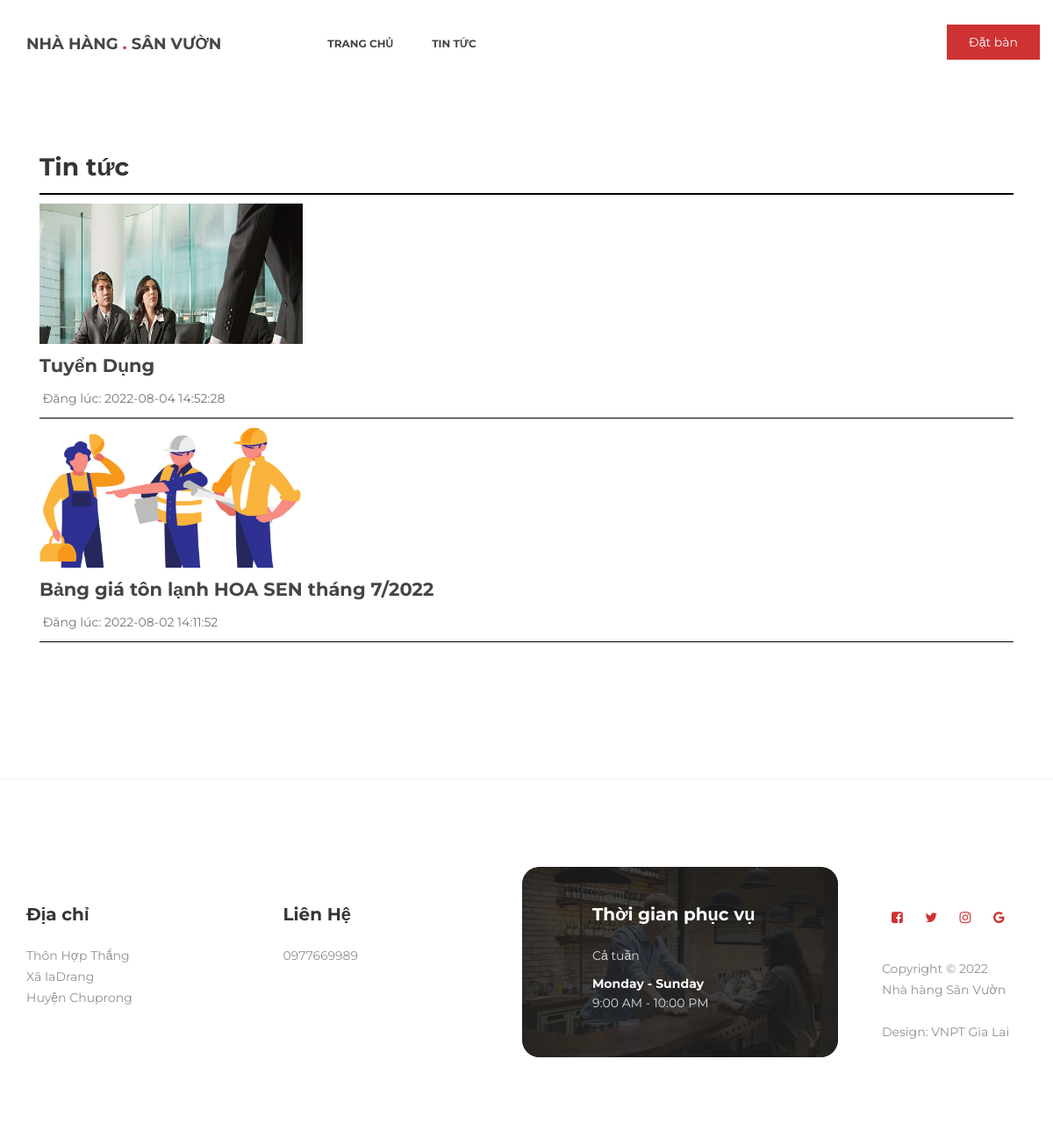
Before: /tin-tuc with the older database file.
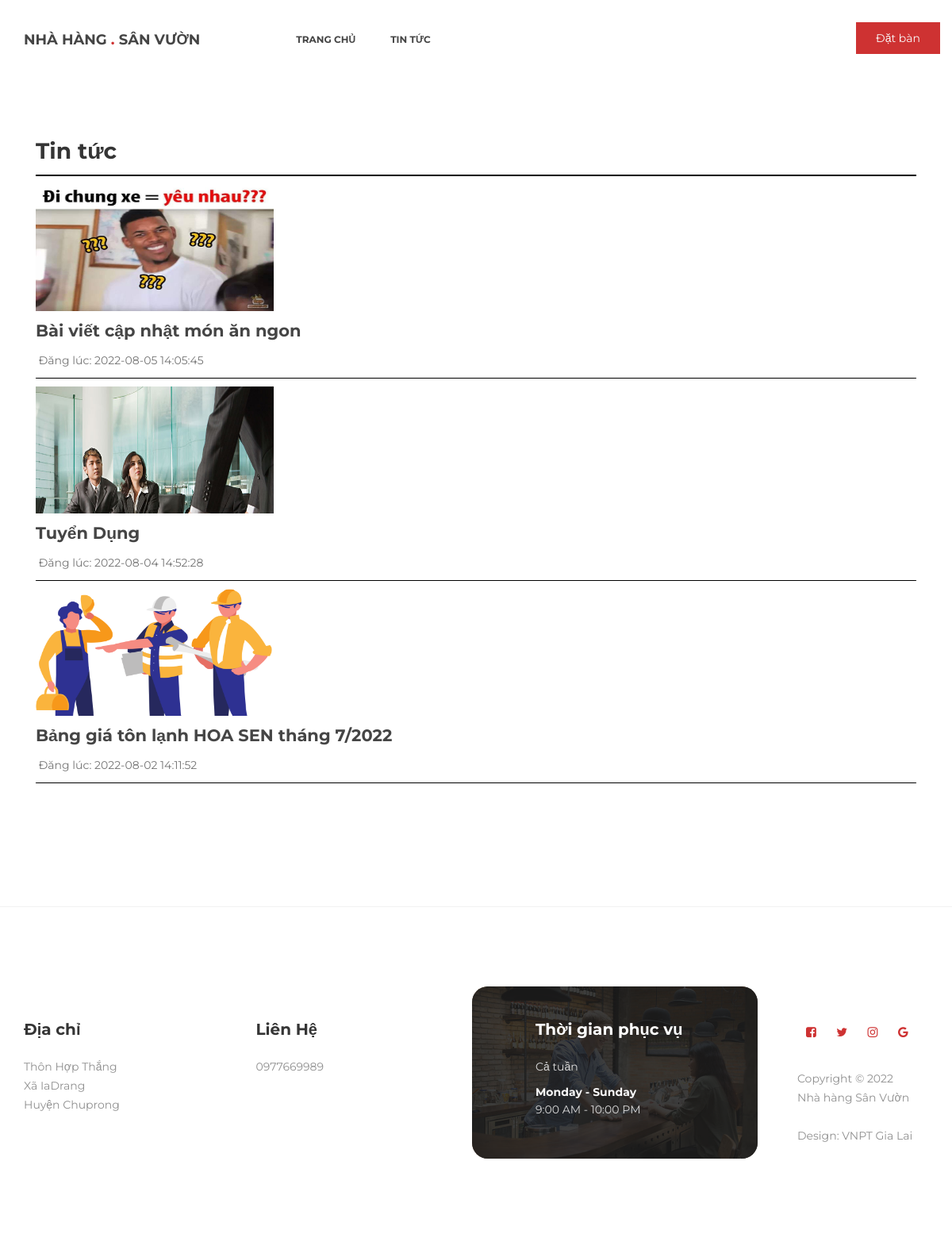
After: the same page with the newer database file.
### tables this page shows
CREATE TABLE `db_content` (
  `id` int(11) NOT NULL,
  `title` varchar(255) NOT NULL,
  `alias` varchar(255) NOT NULL,
  `introtext` mediumtext NOT NULL,
  `fulltext` mediumtext NOT NULL,
  `img` varchar(255) NOT NULL,
  `created` datetime NOT NULL,
  `created_by` varchar(50) NOT NULL,
  `modified` datetime NOT NULL,
  `modified_by` varchar(50) NOT NULL,
  `trash` int(1) NOT NULL DEFAULT 1,
  `status` int(1) NOT NULL DEFAULT 1
);

### application/controllers/Tintuc.php (called while the page is built, shortened)
<?php
class Tintuc extends CI_Controller {
    function __construct() {
        $this->load->model('frontend/Mproduct');
        $this->load->model('frontend/Mcategory');
        $this->load->model('frontend/Mcontent');
        $this->data['com']='tintuc';
    }
	public function index(){
		$this->load->library('phantrang');
		$limit=10;
		$current=$this->phantrang->PageCurrent();
		$first=$this->phantrang->PageFirst($limit, $current);
		$total=$this->Mcontent->content_count();
		$this->data['strphantrang']=$this->phantrang->PagePer($total, $current, $limit, $url='tin-tuc');
        $this->data['list']=$this->Mcontent->content_list_home($limit,$first);
        $this->data['title']='TMĐT - Tin tức';
		$this->data['view']='index';
		$this->load->view('frontend/components/tintuc/index',$this->data);
	}
}

### index.php (called while the page is built, shortened)
<?php
require_once BASEPATH.'core/CodeIgniter.php';

### application/models/frontend/Mcontent.php (called while the page is built, shortened)
<?php if ( ! defined('BASEPATH')) exit('No direct script access allowed');
class Mcontent extends CI_Model {
	public function __construct(){
            $this->table = $this->db->dbprefix('content');
    }
    public function content_list_home($limit,$first){
        $this->db->where('trash', 1);
        $this->db->where('status', 1);
        $this->db->order_by('created', 'desc');
        $query=$this->db->get($this->table, $limit,$first);
        return $query->result_array();
    }
     public function content_count()
    {
        $this->db->where('status', 1);
        $this->db->where('trash', 1);
        $query = $this->db->get($this->table);
        return count($query->result_array());
    }
}

### application/views/frontend/components/tintuc/index.php (the view, shortened to what this page needs)
<!DOCTYPE html>
<html lang="en">
<head>
	<link rel="stylesheet" href="public/assets/css/bootstrap.min.css">
	<link rel="stylesheet" href="public/assets/css/font-awesome.min.css">
	<link rel="stylesheet" href="public/assets/css/animate.css">
	<link rel="stylesheet" href="public/assets/css/owl.carousel.css">
	<link rel="stylesheet" href="public/assets/css/owl.theme.default.min.css">
	<link rel="stylesheet" href="public/assets/css/magnific-popup.css">
	<link rel="stylesheet" href="public/assets/css/templatemo-style.css">
</head>
<body>
	<section class="navbar custom-navbar navbar-fixed-top tin-tuc" role="navigation">
		<div class="container">
			<div class="navbar-header">
				<a href="trang-chu" class="navbar-brand">NHÀ HÀNG <span>.</span> SÂN VƯỜN</a>
			</div>
			<div class="collapse navbar-collapse">
				<ul class="nav navbar-nav navbar-nav-first">
					<li><a href="trang-chu" class="smoothScroll">Trang Chủ</a></li>
					<li><a href="tin-tuc" class="smoothScroll">Tin tức</a></li>
				</ul>
				<ul class="nav navbar-nav navbar-right">
					<a href="#footer" class="section-btn">Đặt bàn</a>
				</ul>
			</div>
		</div>
	</section>
	<section id="content">
		<div class="container" style="margin-top:50px">
			<div class="col-xs-12 col-sm-12 col-md-12 col-lg-12 product-content" id="list-content">
				<div class="product-wrap">
					<h2 style="border-bottom:2px solid black">
						Tin tức
					</h2>
					<div class="fs-newsboxs">
						<?php foreach ($list as $item) : ?>
							<div class="fs-ne2-it clearfix" style="border-bottom:1px solid black; margin-bottom: 10px">
								<div class="fs-ne2-if">
									<a class="fs-ne2-img" href="tin-tuc/<?php echo $item['alias']; ?>">
										<img style="width: 300px; height: 160px;" src="public/images/posts/<?php echo $item['img']; ?>">
									</a>
									<div class="fs-n2-info">
										<h3 style="margin:10px 0px  !important"><a class="fs-ne2-tit" href="tin-tuc/<?php echo $item['alias']; ?>" title=""><?php echo $item['title']; ?></a></h3>
										<p class="fs-ne2-bot">
											<span class="fs-ne2-user">
											</span>
											<span>Đăng lúc: <?php echo $item['created']; ?></span>
										</p>
									</div>
								</div>
							</div>
						<?php endforeach; ?>
					</div>
					<div class="row text-center">
					</div>
				</div>
			</div>
		</div>
	</section>
	<footer id="footer" data-stellar-background-ratio="0.5">
		<div class="container">
			<div class="row">
				<div class="col-md-3 col-sm-8">
					<div class="footer-info">
						<div class="section-title">
							<h2 class="wow fadeInUp" data-wow-delay="0.2s">Địa chỉ</h2>
						</div>
						<address class="wow fadeInUp" data-wow-delay="0.4s">
							<p>Thôn Hợp Thắng<br> Xã IaDrang<br>Huyện Chuprong</p>
						</address>
					</div>
				</div>
				<div class="col-md-3 col-sm-8">
					<div class="footer-info">
						<div class="section-title">
							<h2 class="wow fadeInUp" data-wow-delay="0.2s">Liên Hệ</h2>
						</div>
						<address class="wow fadeInUp" data-wow-delay="0.4s">
							<p>0977669989</p>
						</address>
					</div>
				</div>
				<div class="col-md-4 col-sm-8">
					<div class="footer-info footer-open-hour">
						<div class="section-title">
							<h2 class="wow fadeInUp" data-wow-delay="0.2s">Thời gian phục vụ</h2>
						</div>
						<div class="wow fadeInUp" data-wow-delay="0.4s">
							<p>Cả tuần</p>
							<div>
								<strong>Monday - Sunday</strong>
								<p>9:00 AM - 10:00 PM</p>
							</div>
						</div>
					</div>
				</div>
				<div class="col-md-2 col-sm-4">
					<ul class="wow fadeInUp social-icon" data-wow-delay="0.4s">
						<li><a href="#" class="fa fa-facebook-square" attr="facebook icon"></a></li>
						<li><a href="#" class="fa fa-twitter"></a></li>
						<li><a href="#" class="fa fa-instagram"></a></li>
						<li><a href="#" class="fa fa-google"></a></li>
					</ul>
					<div class="wow fadeInUp copyright-text" data-wow-delay="0.8s">
						<p><br>Copyright &copy; 2022 <br>Nhà hàng Sân Vườn
							<br><br>Design: VNPT Gia Lai
						</p>
					</div>
				</div>
			</div>
		</div>
	</footer>
</body>
</html>

### public/assets/css/templatemo-style.css (style rules this page uses)
body { background: #ffffff; font-family: 'Montserrat', sans-serif; overflow-x: hidden; }
h1,h2,h3,h4,h5,h6 { font-weight: bold; line-height: inherit; }
h2 { color: #353535; font-size: 2em; padding-bottom: 10px; }
h3 { font-size: 1.5em; margin-bottom: 0; }
h3, h3 a { color: #454545; }
p { color: #757575; font-size: 14px; font-weight: normal; line-height: 24px; }
html { -webkit-font-smoothing: antialiased; }
a { color: #252525; -webkit-transition: 0.5s; transition: 0.5s; text-decoration: none !important; }
.section-title { padding-bottom: 40px; }
.section-title h2 { margin: 0; }
section { position: relative; padding: 100px 0; }
.section-btn { background: #ce3232; border-radius: 0; border: 0; color: #f9f9f9; font-size: inherit; font-weight: normal; padding: 10px 25px; transition: 0.5s 0.2s; }
.custom-navbar { border: none; margin-bottom: 0; padding: 25px 0; }
.custom-navbar .navbar-brand { color: #ffffff; font-size: 18px; font-weight: bold; }
.custom-navbar .navbar-brand span { color: #ce3232; }
.custom-navbar .navbar-nav.navbar-nav-first { margin-left: 6em; }
.custom-navbar .navbar-nav.navbar-right .section-btn { display: inline-block; margin: 0.2em 0 0 1em; }
.custom-navbar .nav li a { font-size: 12px; font-weight: bold; color: #ffffff; padding-right: 22px; padding-left: 22px; text-transform: uppercase; }
.custom-navbar.tin-tuc .nav li a { color: #454545; }
.custom-navbar.tin-tuc .navbar-brand { color: #454545; }
@media (min-width:768px) { .custom-navbar { border-bottom: 0; background: 0 0; } }
footer { border-top: 1px solid rgba(0,0,0,0.05); padding: 120px 0; padding-bottom: 80px; }
footer .section-title { padding-bottom: 10px; }
footer h2 { font-size: 20px; }
footer a, footer p { color: #909090; }
footer strong { color: #d9d9d9; }
footer address p { margin-bottom: 0; }
.footer-info, footer .social-icon { margin-top: 20px; }
.footer-open-hour { background: #ce3232; background: url('../images/footer-open-hour-bg.jpg') center center no-repeat; background-size: cover; border-radius: 20px; margin-top: 0; padding: 40px 0 40px 80px; overflow: hidden; position: relative; z-index: 22; right: 20px; bottom: 20px; }
.footer-open-hour::after { background: rgba(29,29,29,0.85); content: ""; position: absolute; top: 0; right: 0; bottom: 0; left: 0; width: 100%; height: 100%; z-index: -2222; }
.footer-open-hour h2 { color: #ffffff; }
.footer-open-hour p { color: #d9d9d9; }
.footer-open-hour strong { color: #f9f9f9; }
.social-icon { position: relative; padding: 0; margin: 0; }
.social-icon li { display: inline-block; list-style: none; margin-bottom: 5px; }
.social-icon li a { border-radius: 100px; color: #ce3232; font-size: 15px; width: 35px; height: 35px; line-height: 35px; text-decoration: none; text-align: center; transition: all 0.4s ease-in-out; position: relative; }

Changed rows visible on the page:
added db_content: img (picture), title "Bài viết cập nhật món ăn ngon", created "2022-08-05 14:05:45"
